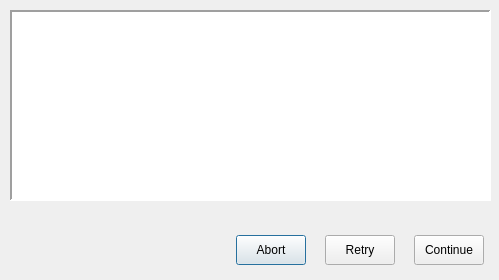
<?xml version="1.0" encoding="UTF-8"?>
<ui version="4.0">
 <class>test_data_capture</class>
 <widget class="QDialog" name="test_data_capture">
  <property name="geometry">
   <rect>
    <x>0</x>
    <y>0</y>
    <width>499</width>
    <height>280</height>
   </rect>
  </property>
  <property name="windowTitle">
   <string>WTF user prompt</string>
  </property>
  <widget class="QTextBrowser" name="textBrowser">
   <property name="geometry">
    <rect>
     <x>10</x>
     <y>10</y>
     <width>481</width>
     <height>191</height>
    </rect>
   </property>
   <property name="frameShape">
    <enum>QFrame::Panel</enum>
   </property>
   <property name="frameShadow">
    <enum>QFrame::Sunken</enum>
   </property>
   <property name="lineWidth">
    <number>2</number>
   </property>
  </widget>
  <widget class="QWidget" name="">
   <property name="geometry">
    <rect>
     <x>230</x>
     <y>230</y>
     <width>261</width>
     <height>41</height>
    </rect>
   </property>
   <layout class="QHBoxLayout" name="horizontalLayout">
    <property name="spacing">
     <number>13</number>
    </property>
    <property name="sizeConstraint">
     <enum>QLayout::SetNoConstraint</enum>
    </property>
    <item>
     <widget class="QPushButton" name="abort_button">
      <property name="sizePolicy">
       <sizepolicy hsizetype="Minimum" vsizetype="Minimum">
        <horstretch>0</horstretch>
        <verstretch>0</verstretch>
       </sizepolicy>
      </property>
      <property name="minimumSize">
       <size>
        <width>70</width>
        <height>30</height>
       </size>
      </property>
      <property name="maximumSize">
       <size>
        <width>70</width>
        <height>30</height>
       </size>
      </property>
      <property name="text">
       <string>Abort</string>
      </property>
     </widget>
    </item>
    <item>
     <widget class="QPushButton" name="retry_button">
      <property name="sizePolicy">
       <sizepolicy hsizetype="Minimum" vsizetype="Minimum">
        <horstretch>0</horstretch>
        <verstretch>0</verstretch>
       </sizepolicy>
      </property>
      <property name="maximumSize">
       <size>
        <width>70</width>
        <height>30</height>
       </size>
      </property>
      <property name="text">
       <string>Retry</string>
      </property>
     </widget>
    </item>
    <item>
     <widget class="QPushButton" name="continue_button">
      <property name="sizePolicy">
       <sizepolicy hsizetype="Minimum" vsizetype="Minimum">
        <horstretch>0</horstretch>
        <verstretch>0</verstretch>
       </sizepolicy>
      </property>
      <property name="minimumSize">
       <size>
        <width>70</width>
        <height>30</height>
       </size>
      </property>
      <property name="maximumSize">
       <size>
        <width>70</width>
        <height>30</height>
       </size>
      </property>
      <property name="text">
       <string>Continue</string>
      </property>
     </widget>
    </item>
   </layout>
  </widget>
 </widget>
 <resources/>
 <connections/>
</ui>
